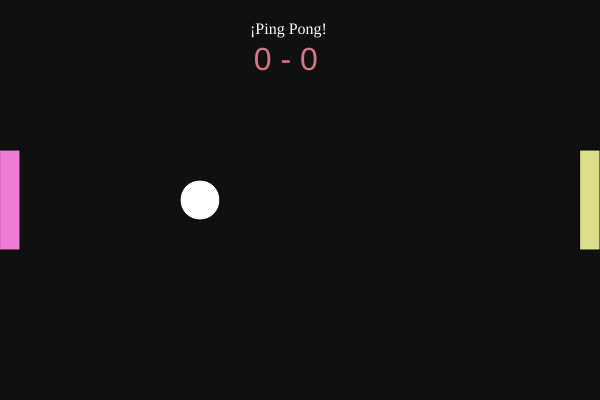
Frame 1 (no input)
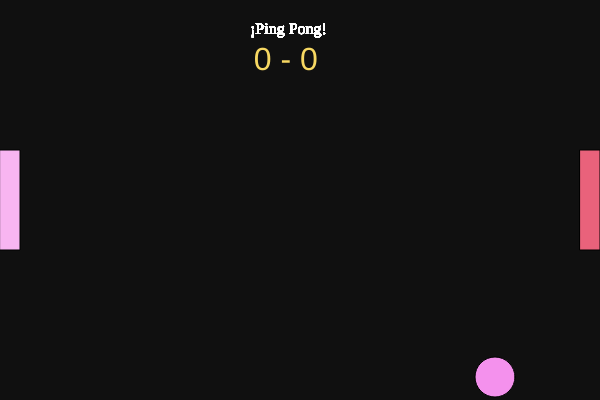
Frame 60 (no input)
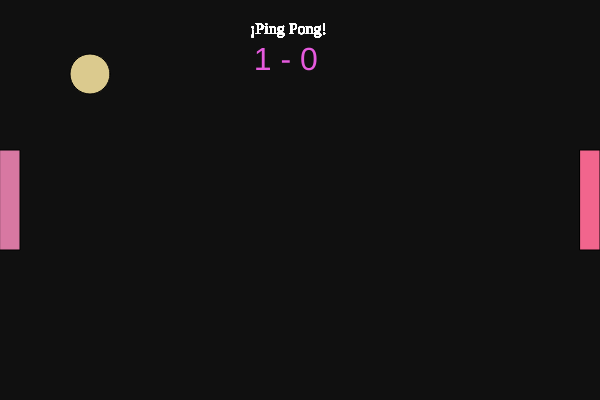
Frame 120 (the mouse pressed at the canvas centre since frame 60)

The p5.js sketch that drew these frames (run headless with seeded random() and noise() and a simulated clock; from frame 60 on, the mouse is pressed at the canvas centre):

// p5.js sketch
// ── sketch.js
// Clase base Forma
class Forma {
  constructor(x, y) {
    this.x = x;
    this.y = y;
  }
  
  mostrar() {
    // Código para mostrar la forma en pantalla
  }
  
  actualizar() {
    // Código para actualizar la posición de la forma
  }
  cambiarColor(){
    var r;
    var g;
    var b;
      r = random(200,255); 
      g = random(90,255);
      b = random(90,255); 
       fill(r, g, b);
  }
}

// Clase Pelota que hereda de la clase Forma
class Pelota extends Forma {
  constructor(x, y, r, xspeed, yspeed) {
    super(x, y);
    this.r = r;
    this.xspeed = xspeed;
    this.yspeed = yspeed;
    this.velIncrement = 0.4; 
    this.puntuacion1 = 0; // Puntaje del jugador 1
    this.puntuacion2 = 0; // Puntaje del jugador 2
    
  }


  mostrar() {
    ellipse(this.x, this.y, this.r * 2);
  }
  

  actualizar() {
    this.x += this.xspeed;
    this.y += this.yspeed;
  }

 //Colision con los rectangulos (Players)
 colision(rectangulo1, rectangulo2) {
  if (this.y - this.r < 0 || this.y + this.r > height) {
    this.yspeed *= -1;
    
  } else if (this.y + this.r > height) {
    
    this.yspeed *= -1;
    if (this.x >= rectangulo1.x && this.x <= rectangulo1.x + rectangulo1.ancho &&
        this.y >= rectangulo1.y && this.y <= rectangulo1.y + rectangulo1.alto) {
      
      this.xspeed *= -1;
        this.xspeed += this.velIncrement; //Incremento de velocidad
    }
    if (this.x >= rectangulo2.x && this.x <= rectangulo2.x + rectangulo2.ancho &&
        this.y >= rectangulo2.y && this.y <= rectangulo2.y + rectangulo2.alto) {
      this.xspeed *= -1;
       this.xspeed += this.velIncrement; // Incremento de la velocidad
    }
  }
   
// Condicion que por que da un tope de 5 puntos maximos y cuando el jugador uno haga 5 puntos lance una alerta de gano jugador 1
   if (this.x - this.r < 0) {
  this.puntuacion2++;
  if (this.puntuacion2 >= puntuacionMaxima2) {
    alert("¡El jugador 2 ha ganado!");
    this.puntuacion1 = 0;
    this.puntuacion2 = 0;
  } else {
    this.reiniciar();
  }
     
// Condicion que por que da un tope de 5 puntos maximos y cuando el jugador uno haga 5 puntos lance una alerta de gano jugador 2
} else if (this.x + this.r > width) {
  this.puntuacion1++;
  if (this.puntuacion1 >= puntuacionMaxima1) {
    alert("¡El jugador 1 ha ganado!");
    this.puntuacion1 = 0;
    this.puntuacion2 = 0;
  } else {
    this.reiniciar();
  }
}

  // Colisión con rectángulo1 o player 1
  if (this.x - this.r < rectangulo1.x + rectangulo1.ancho &&
      this.x + this.r > rectangulo1.x &&
      this.y + this.r > rectangulo1.y &&
      this.y - this.r < rectangulo1.y + rectangulo1.alto) {
    this.xspeed *= -1;
     this.xspeed += this.velIncrement; // aumentar la velocidad
  }

  // Colisión con rectángulo2 o player 2
  if (this.x - this.r < rectangulo2.x + rectangulo2.ancho &&
      this.x + this.r > rectangulo2.x &&
      this.y + this.r > rectangulo2.y &&
      this.y - this.r < rectangulo2.y + rectangulo2.alto) {
    this.xspeed *= -1;
     this.xspeed -= this.velIncrement; // aumentar la velocidad
  }

   
  //Condicion que detecta la colision con el lienzo y incrementa un punto
  if (this.x - this.r < 0) {
      this.puntuacion2++;
      this.reiniciar();
    } else if (this.x + this.r > width) {
      this.puntuacion1++;
      this.reiniciar();
    }
  }

  // Reiniciar la pelota en cuanto toca el liezo por izquierda o por derecha
  reiniciar() {
    this.x = width / 2;
    this.y = height / 2;
    this.xspeed *= -1;
  }
}




// Clase Rectangulo que hereda de Forma
class Rectangulo extends Forma {
  constructor(x, y, ancho, alto, speed, upKey, downKey) {
    super(x, y);
    this.ancho = ancho;
    this.alto = alto;
    this.speed = speed;
    this.upKey = upKey;
    this.downKey = downKey;
  }

  mostrar() {
    rect(this.x, this.y, this.ancho, this.alto);
  }

  actualizar() {
    if (keyIsDown(this.upKey)) {
      this.y -= this.speed;
    }
    if (keyIsDown(this.downKey)) {
      this.y += this.speed;
    }
    if (this.y + this.alto > height) {
      this.y = height - this.alto;
    }
    if (this.y < 0) {
      this.y = 0;
    }
  }
}



//Variables
let pelota;
let rectangulo1;
let rectangulo2;
let objetos = [];
let puntuacionMaxima1 = 5;
let puntuacionMaxima2 = 5;


function setup() {
  createCanvas(600, 400);
 
  // Agregamos la pelota y los rectángulos al arreglo de objetos
  objetos.push(new Pelota(200, 200, 20, 5, 3));
  
  objetos.push(new Rectangulo(0, 150, 20, 100, 7, 87, 83)); // "W" y "S"
  objetos.push(new Rectangulo(580, 150, 20, 100, 7, UP_ARROW, DOWN_ARROW)); // flecha arriba y abajo

}

function draw() {
  background(16,16,16);

  //Titulo del juego
  titulo = createDiv('¡Ping Pong!');
  titulo.position(250,20);
  titulo.style('color', '#fff');
  
 // Mostramos y actualizamos todos los objetos del arreglo
  for (let i = 0; i < objetos.length; i++) {
    objetos[i].mostrar();
    objetos[i].actualizar();
    objetos[i].cambiarColor();
  }

  // Verifica la colisión rgb(0,0,0)n los rectángulos
  if (objetos[0] instanceof Pelota) {
    objetos[0].colision(objetos[1], objetos[2]);
  }

  // Mostramos la puntuación de los jugadores cuando  la pelota sale del lienzo por izquierda y derecha
  textSize(32);
  textAlign(CENTER);
  text(objetos[0].puntuacion1 + " - " + objetos[0].puntuacion2, width / 2.1, 70);
  
}
